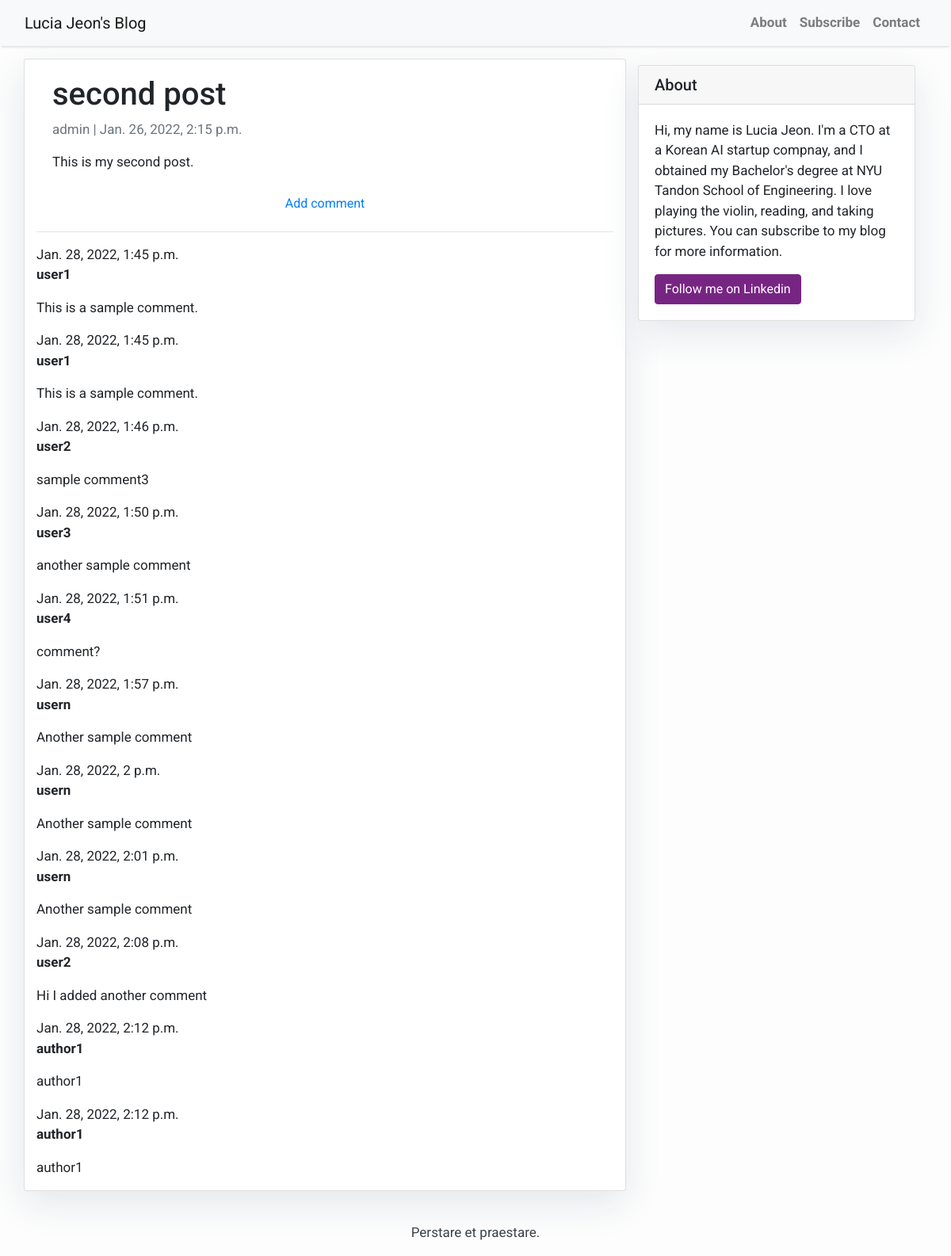
/post-detial/second-post/, run on the app's committed database.
### blog/models.py (models this page shows, shortened)
class Post(models.Model):
    title = models.CharField(max_length=200, unique=True)
    slug = models.SlugField(max_length=200, unique=True)
    author = models.ForeignKey(User, on_delete= models.CASCADE,related_name='blog_posts')
    updated_on = models.DateTimeField(auto_now= True)
    content = models.TextField()
    created_on = models.DateTimeField(auto_now_add=True)
    status = models.IntegerField(choices=STATUS, default=0)
    class Meta:
        ordering = ['-created_on']

class Comment(models.Model):
    post = models.ForeignKey('blog.Post', on_delete=models.CASCADE, related_name='comments')
    author = models.CharField(max_length=200)
    text = models.TextField()
    created_date = models.DateTimeField(auto_now= True)
    approved_comment = models.BooleanField(default=False)

### blog/views.py (the view)
# urls.py: path('post-detial/<str:slug>/', views.PostDetail.as_view(), name='post_detail'),
class PostDetail(generic.DetailView):
    model = Post
    template_name = 'post_detail.html'

### templates/post_detail.html
{% extends 'base.html' %} {% block content %}
<div class="container">
  <div class="row">
    <div class="col-md-8 card mb-4  mt-3 left  top">
      <div class="card-body">
        <h1>{% block title %} {{ object.title }} {% endblock title %}</h1>
        <p class=" text-muted">{{ post.author }} | {{ post.created_on }}</p>
        <p class="card-text ">{{ object.content | safe }}</p>
      </div>
      <a class="btn btn-default" href="{% url 'add_comment_to_post' pk=post.pk %}">Add comment</a>
      <hr>
      {% for comment in post.comments.all %}
          <div class="comment">
              <div class="date">{{ comment.created_date }}</div>
              <strong>{{ comment.author }}</strong>
              <p>{{ comment.text|linebreaks }}</p>
          </div>
      {% empty %}
          <p>No comments here yet :(</p>
      {% endfor %}
    </div>
    {% block sidebar %} {% include 'sidebar.html' %} {% endblock sidebar %}
  </div>
</div>
{% endblock content %}

### templates/base.html (shortened to what this page needs)
<!DOCTYPE html>
<html>
    <head>
        <link rel="stylesheet" href="https://maxcdn.bootstrapcdn.com/bootstrap/4.0.0/css/bootstrap.min.css"
 />
    </head>
    <body>
        <nav class="navbar navbar-expand-lg navbar-light bg-light shadow" id="mainNav">
            <div class="container-fluid">
                <a class="navbar-brand" href="{% url 'home' %}">Lucia Jeon's Blog</a>
                <div class="collapse navbar-collapse" id="navbarResponsive">
                    <ul class="navbar-nav ml-auto">
                        <li class="nav-item text-black">
                            <a class="nav-link text-black font-weight-bold" href="#">About</a>
                        </li>
                        <li class="nav-item text-black">
                            <a class="nav-link text-black font-weight-bold" href="#">Subscribe</a>
                        </li>
                        <li class="nav-item text-black">
                            <a class="nav-link text-black font-weight-bold" href="#">Contact</a>
                        </li>
                    </ul>
                </div>
            </div>
        </nav>
        {% block content %}{% endblock content %}
        <footer class="py-3 bg-grey">
            <p class="m-0 text-dark text-center ">Perstare et praestare.</p>
        </footer>
    </body>
</html>

### templates/sidebar.html (shortened to what this page needs)
{% block sidebar %}
<div class="col-md-4 float-right ">
<div class="card my-4">
        <h5 class="card-header">About</h5>
    <div class="card-body">
        <p class="card-text"> Hi, my name is Lucia Jeon. I'm a CTO at a Korean AI startup compnay, and I obtained my Bachelor's degree at NYU Tandon School of Engineering. I love playing the violin, reading, and taking pictures. You can subscribe to my blog for more information.</p>
        <a href="https://www.linkedin.com/in/luciajeon/"
           class="btn btn-danger">Follow me on Linkedin</a>
    </div>
</div>
</div>
{% endblock sidebar %}

### templates/base.html (style rules this page uses)
body { font-family: "Roboto", sans-serif; font-size: 17px; background-color: #fdfdfd; }
.shadow { box-shadow: 0 4px 2px -2px rgba(0, 0, 0, 0.1); }
.btn-danger { color: #fff; background-color: #772583; border-color: #772583; }

### templates/sidebar.html (style rules this page uses)
.card { box-shadow: 0 16px 48px #E3E7EB; }

### data on the page
Post: title "second post", author "admin", created_on "Jan. 26, 2022, 2:15 p.m.", content "This is my second post."
Comment: created_date "Jan. 28, 2022, 1:45 p.m.", author "user1", text "This is a sample comment."
Comment: created_date "Jan. 28, 2022, 1:45 p.m.", author "user1", text "This is a sample comment."
Comment: created_date "Jan. 28, 2022, 1:46 p.m.", author "user2", text "sample comment3"
Comment: created_date "Jan. 28, 2022, 1:50 p.m.", author "user3", text "another sample comment"
Comment: created_date "Jan. 28, 2022, 1:51 p.m.", author "user4", text "comment?"
Comment: created_date "Jan. 28, 2022, 1:57 p.m.", author "usern", text "Another sample comment"
Comment: created_date "Jan. 28, 2022, 2 p.m.", author "usern", text "Another sample comment"
Comment: created_date "Jan. 28, 2022, 2:01 p.m.", author "usern", text "Another sample comment"
Comment: created_date "Jan. 28, 2022, 2:08 p.m.", author "user2", text "Hi I added another comment"
Comment: created_date "Jan. 28, 2022, 2:12 p.m.", author "author1", text "author1"
Comment: created_date "Jan. 28, 2022, 2:12 p.m.", author "author1", text "author1"
